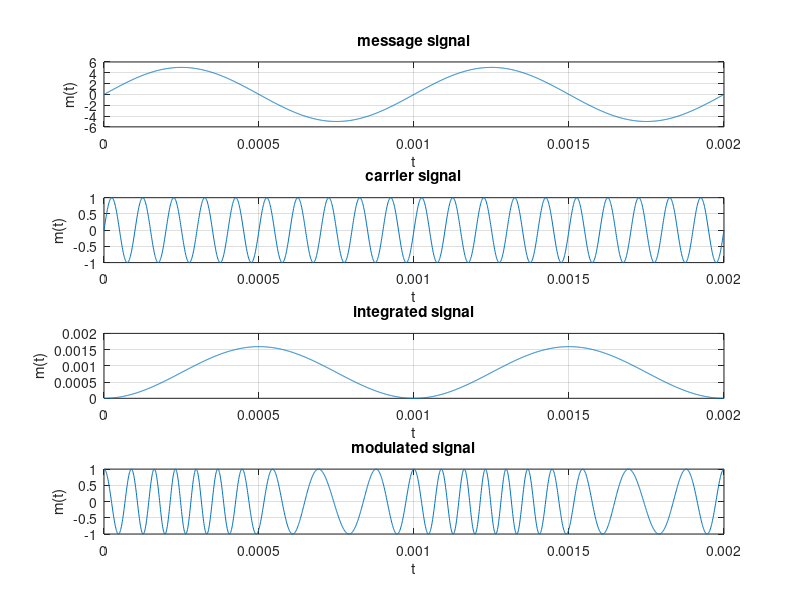

Here is the MATLAB script that generated this plot:
clc;

Am = 5;
Ac = 1;
fm =1000;
fc = 10^7;

T = 1/fm;
t = (0:T/999:2*T);
kf = 2*pi*1000;

% message signal
figure();
subplot(411);
mt = Am*sin(2*pi*fm*t);
plot(t,mt);
xlabel("t");
ylabel("m(t)");
title("message signal");
grid on;

% carrier signal
subplot(412);
mt = Ac*sin(2*pi*fc*t);
plot(t,mt);
xlabel("t");
ylabel("m(t)");
title("carrier signal");
grid on;

% modulated signal
subplot(413);
imt = Am*(1-cos(2*pi*fm*t))/(2*pi*fm);
plot(t,imt);
xlabel("t");
ylabel("m(t)");
title("integrated signal");
grid on;

% FM signal
subplot(414);
fm = Ac*cos(2*pi*fc*t + kf*imt);
plot(t,fm);
xlabel("t");
ylabel("m(t)");
title("modulated signal");
grid on;
